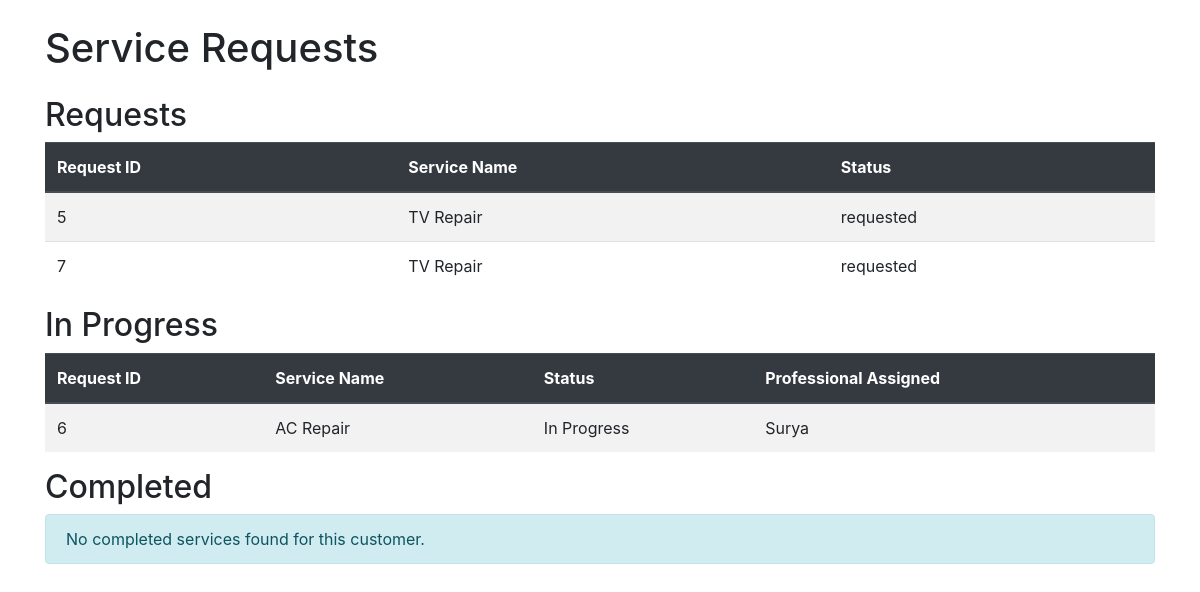
Page /view_requests/3 on the committed database.
### tables this page shows
CREATE TABLE service_requests (
    id INTEGER PRIMARY KEY AUTOINCREMENT,
    service_id INTEGER,
    customer_id INTEGER,
    professional_id INTEGER,
    date_of_request DATETIME DEFAULT CURRENT_TIMESTAMP,
    date_of_completion DATETIME,
    service_status TEXT DEFAULT 'requested',
    remarks TEXT,
    FOREIGN KEY (service_id) REFERENCES services (id),
    FOREIGN KEY (customer_id) REFERENCES customers (id),
    FOREIGN KEY (professional_id) REFERENCES professionals (id)
);

CREATE TABLE services (
    id INTEGER PRIMARY KEY AUTOINCREMENT,
    name TEXT NOT NULL,
    price REAL NOT NULL,
    time_required TEXT,
    description TEXT
);

CREATE TABLE professionals (
    id INTEGER PRIMARY KEY AUTOINCREMENT,
    name TEXT NOT NULL,
    date_created DATETIME DEFAULT CURRENT_TIMESTAMP,
    description TEXT,
    service_type TEXT NOT NULL,
    experience INTEGER,
    status TEXT DEFAULT 'pending'
, password TEXT);

### app.py (the view)
@app.route('/view_requests/<int:customer_id>')
def view_requests(customer_id):
    conn = get_db_connection()
    cursor = conn.cursor()
    cursor.execute('''
        SELECT sr.id, sr.service_id, s.name as service_name, sr.customer_id, sr.service_status as status, p.name as professional_name
        FROM service_requests sr
        JOIN services s ON sr.service_id = s.id
        LEFT JOIN professionals p ON sr.professional_id = p.id
        WHERE sr.customer_id = ?
    ''', (customer_id,))
    requests = cursor.fetchall()
    print("DEBUG: Requests fetched -", requests)  # Debugging line
    conn.close()
    return render_template('customer/view_requests.html', requests=requests)

### app.py (called while the page is built)
def get_db_connection():
    conn = sqlite3.connect('your_database.db')
    conn.row_factory = sqlite3.Row
    return conn

### templates/customer/view_requests.html (shortened to what this page needs)
<!DOCTYPE html>
<html lang="en">
<head>
    <link href="{{ url_for('static', filename='bootstrap/css/bootstrap.min.css') }}" rel="stylesheet">
</head>
<body>
    <div class="container">
        <h1 class="my-4">Service Requests</h1>
        <h2>Requests</h2>
        {% set has_requested = requests | selectattr('status', 'equalto', 'requested') | list %}
        {% if has_requested %}
            <table class="table table-striped">
                <thead class="thead-dark">
                    <tr>
                        <th scope="col">Request ID</th>
                        <th scope="col">Service Name</th>
                        <th scope="col">Status</th>
                    </tr>
                </thead>
                <tbody>
                    {% for request in has_requested %}
                    <tr>
                        <td>{{ request.id }}</td>
                        <td>{{ request.service_name }}</td>
                        <td>{{ request.status }}</td>
                    </tr>
                    {% endfor %}
                </tbody>
            </table>
        {% else %}
            <p class="alert alert-info">No requested services found for this customer.</p>
        {% endif %}
        <h2>In Progress</h2>
        {% set has_in_progress = requests | selectattr('status', 'equalto', 'In Progress') | list %}
        {% if has_in_progress %}
            <table class="table table-striped">
                <thead class="thead-dark">
                    <tr>
                        <th scope="col">Request ID</th>
                        <th scope="col">Service Name</th>
                        <th scope="col">Status</th>
                        <th scope="col">Professional Assigned</th>
                    </tr>
                </thead>
                <tbody>
                    {% for request in has_in_progress %}
                    <tr>
                        <td>{{ request.id }}</td>
                        <td>{{ request.service_name }}</td>
                        <td>{{ request.status }}</td>
                        <td>{{ request.professional_name }}</td>
                    </tr>
                    {% endfor %}
                </tbody>
            </table>
        {% else %}
            <p class="alert alert-info">No services in progress found for this customer.</p>
        {% endif %}
        <h2>Completed</h2>
        {% set has_completed = requests | selectattr('status', 'equalto', 'Completed') | list %}
        {% if has_completed %}
            <table class="table table-striped">
                <thead class="thead-dark">
                    <tr>
                        <th scope="col">Request ID</th>
                        <th scope="col">Service Name</th>
                        <th scope="col">Status</th>
                        <th scope="col">Professional Assigned</th>
                    </tr>
                </thead>
                <tbody>
                    {% for request in has_completed %}
                    <tr>
                        <td>{{ request.id }}</td>
                        <td>{{ request.service_name }}</td>
                        <td>{{ request.status }}</td>
                        <td>{{ request.professional_name }}</td>
                    </tr>
                    {% endfor %}
                </tbody>
            </table>
        {% else %}
            <p class="alert alert-info">No completed services found for this customer.</p>
        {% endif %}
    </div>
</body>
</html>

### rows in the picture
service_requests: id "5", service_name "TV Repair", status "requested"
service_requests: id "7", service_name "TV Repair", status "requested"
service_requests: id "6", service_name "AC Repair", status "In Progress", professional_name "Surya"
